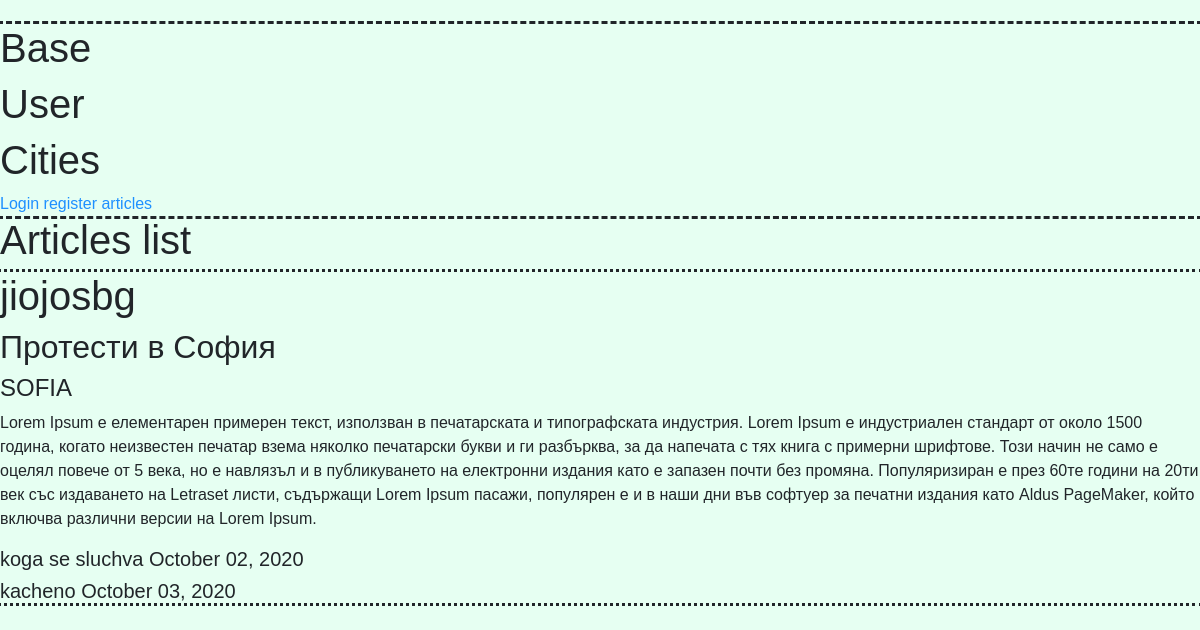
/articles/1/, run on the app's committed database.
### articles/models.py (models this page shows, shortened)
class Article(models.Model):
    title = models.CharField(max_length=100)
    content = models.TextField()
    date_posted = models.DateTimeField(default=timezone.now)
    date_of_action = models.DateTimeField(default=timezone.now)
    cities = [
    ('SOFIA', 'Sofia'),
    ('BURGAS', 'Burgas'),
    ('PLOVDIV', 'Plovdiv'),
    ('VARNA', 'Varna'),
    ('RUSE', 'Ruse'),
    ]
    city = models.CharField(
        max_length=10,
        choices=cities,
        default='SOFIA',
    )
    author = models.ForeignKey(User, on_delete=models.CASCADE)

### articles/views.py (the view)
# urls.py: path('<int:pk>/', views.ArticleDetailView.as_view(), name='article-detail'),
class ArticleDetailView(DetailView):
    model=Article
    template_name="articles/detail.html"
    context_object_name='article'
    ordering = ['-date_posted']

### articles/templates/articles/detail.html (shortened to what this page needs)
{% extends "pages/base.html" %}
{% block content %}
    <h1>Articles list</h1>
    <div style="outline-style: dotted">
      <h1>{{ article.author }}</h1>
      <h2>{{ article.title }}</h2>
      <h4>{{ article.city }}</h4>
      <p>{{ article.content }}</p>
      <h5>koga se sluchva {{ article.date_of_action|date:"F d, Y" }}</h5>
      <h5>kacheno {{ article.date_posted|date:"F d, Y" }}</h5>
    </div>
{% endblock content %}

### pages/static/pages/main.css (style rules this page uses)
body { font-family: Arial, Helvetica, sans-serif; background-color: #e6fff2; }
* { box-sizing: border-box; }

### data on the page
Article: author "jiojosbg", title "Протести в София", city "SOFIA", content "Lorem Ipsum е елементарен примерен текст, използван в печатарската и типографската индустрия. Lorem Ipsum е индустриален стандарт от около 1500 година, когато неизвестен печатар взема няколко печатарски букви и ги разбърква, за да напечата с тях книга с примерни шрифтове. Този начин не само е оцелял повече от 5 века, но е навлязъл и в публикуването на електронни издания като е запазен почти без промяна. Популяризиран е през 60те години на 20ти век със издаването на Letraset листи, съдържащи Lorem Ipsum пасажи, популярен е и в наши дни във софтуер за печатни издания като Aldus PageMaker, който включва различни версии на Lorem Ipsum.", date_of_action "October 02, 2020", date_posted "October 03, 2020"
